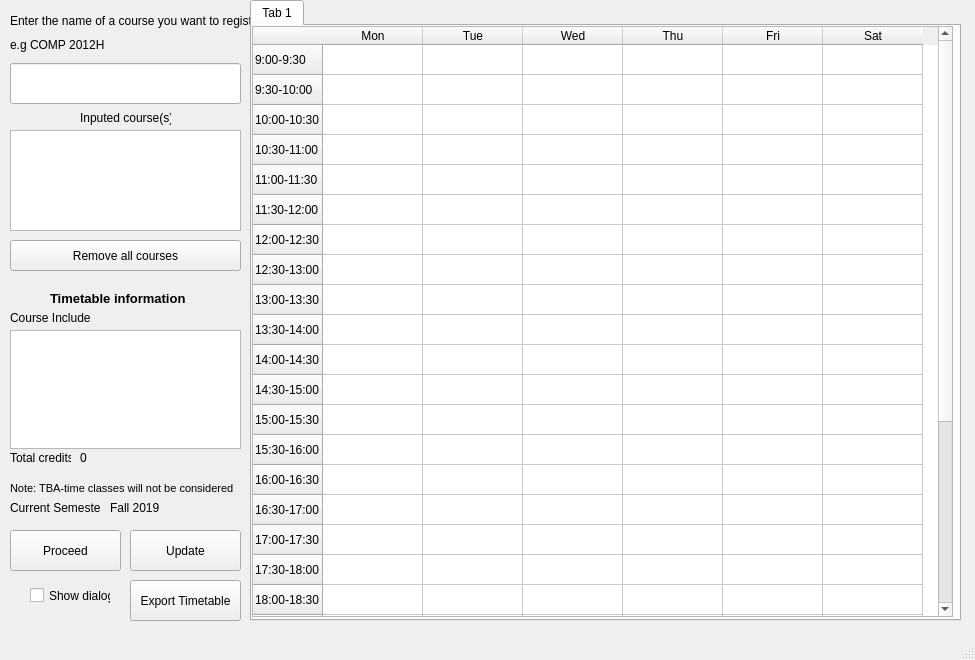
<?xml version="1.0" encoding="UTF-8"?>
<ui version="4.0">
 <class>MainWindow</class>
 <widget class="QMainWindow" name="MainWindow">
  <property name="geometry">
   <rect>
    <x>0</x>
    <y>0</y>
    <width>975</width>
    <height>660</height>
   </rect>
  </property>
  <property name="minimumSize">
   <size>
    <width>975</width>
    <height>660</height>
   </size>
  </property>
  <property name="maximumSize">
   <size>
    <width>2000</width>
    <height>1600</height>
   </size>
  </property>
  <property name="windowTitle">
   <string>MainWindow</string>
  </property>
  <widget class="QWidget" name="centralwidget">
   <widget class="QLabel" name="prompt">
    <property name="geometry">
     <rect>
      <x>10</x>
      <y>10</y>
      <width>331</width>
      <height>21</height>
     </rect>
    </property>
    <property name="text">
     <string>Enter the name of a course you want to register </string>
    </property>
   </widget>
   <widget class="QLabel" name="label_5">
    <property name="geometry">
     <rect>
      <x>10</x>
      <y>310</y>
      <width>81</width>
      <height>16</height>
     </rect>
    </property>
    <property name="text">
     <string>Course Included</string>
    </property>
   </widget>
   <widget class="QLineEdit" name="addCourse">
    <property name="geometry">
     <rect>
      <x>10</x>
      <y>63</y>
      <width>231</width>
      <height>41</height>
     </rect>
    </property>
   </widget>
   <widget class="QListWidget" name="listCourses">
    <property name="geometry">
     <rect>
      <x>10</x>
      <y>130</y>
      <width>231</width>
      <height>101</height>
     </rect>
    </property>
   </widget>
   <widget class="QPushButton" name="updateButton">
    <property name="geometry">
     <rect>
      <x>130</x>
      <y>530</y>
      <width>111</width>
      <height>41</height>
     </rect>
    </property>
    <property name="text">
     <string>Update</string>
    </property>
   </widget>
   <widget class="QListWidget" name="listCourses_2">
    <property name="geometry">
     <rect>
      <x>10</x>
      <y>330</y>
      <width>231</width>
      <height>119</height>
     </rect>
    </property>
   </widget>
   <widget class="QTabWidget" name="tabWidget">
    <property name="geometry">
     <rect>
      <x>250</x>
      <y>0</y>
      <width>711</width>
      <height>621</height>
     </rect>
    </property>
    <property name="currentIndex">
     <number>0</number>
    </property>
    <widget class="QWidget" name="tab_2">
     <attribute name="title">
      <string>Tab 1</string>
     </attribute>
     <widget class="QTableWidget" name="TableWidget">
      <property name="geometry">
       <rect>
        <x>0</x>
        <y>0</y>
        <width>701</width>
        <height>591</height>
       </rect>
      </property>
      <attribute name="verticalHeaderMinimumSectionSize">
       <number>19</number>
      </attribute>
      <attribute name="verticalHeaderDefaultSectionSize">
       <number>30</number>
      </attribute>
      <row>
       <property name="text">
        <string>9:00-9:30</string>
       </property>
      </row>
      <row>
       <property name="text">
        <string>9:30-10:00</string>
       </property>
      </row>
      <row>
       <property name="text">
        <string>10:00-10:30</string>
       </property>
      </row>
      <row>
       <property name="text">
        <string>10:30-11:00</string>
       </property>
      </row>
      <row>
       <property name="text">
        <string>11:00-11:30</string>
       </property>
      </row>
      <row>
       <property name="text">
        <string>11:30-12:00</string>
       </property>
      </row>
      <row>
       <property name="text">
        <string>12:00-12:30</string>
       </property>
      </row>
      <row>
       <property name="text">
        <string>12:30-13:00</string>
       </property>
      </row>
      <row>
       <property name="text">
        <string>13:00-13:30</string>
       </property>
      </row>
      <row>
       <property name="text">
        <string>13:30-14:00</string>
       </property>
      </row>
      <row>
       <property name="text">
        <string>14:00-14:30</string>
       </property>
      </row>
      <row>
       <property name="text">
        <string>14:30-15:00</string>
       </property>
      </row>
      <row>
       <property name="text">
        <string>15:00-15:30</string>
       </property>
      </row>
      <row>
       <property name="text">
        <string>15:30-16:00</string>
       </property>
      </row>
      <row>
       <property name="text">
        <string>16:00-16:30</string>
       </property>
      </row>
      <row>
       <property name="text">
        <string>16:30-17:00</string>
       </property>
      </row>
      <row>
       <property name="text">
        <string>17:00-17:30</string>
       </property>
      </row>
      <row>
       <property name="text">
        <string>17:30-18:00</string>
       </property>
      </row>
      <row>
       <property name="text">
        <string>18:00-18:30</string>
       </property>
      </row>
      <row>
       <property name="text">
        <string>18:30:19:00</string>
       </property>
      </row>
      <row>
       <property name="text">
        <string>19:00-19:30</string>
       </property>
      </row>
      <row>
       <property name="text">
        <string>19:30-20:00</string>
       </property>
      </row>
      <row>
       <property name="text">
        <string>20:00-20:30</string>
       </property>
      </row>
      <row>
       <property name="text">
        <string>20:30-21:00</string>
       </property>
      </row>
      <row>
       <property name="text">
        <string>21:00-21:30</string>
       </property>
      </row>
      <row>
       <property name="text">
        <string>21:30-22:00</string>
       </property>
      </row>
      <row>
       <property name="text">
        <string>22:00-22:30</string>
       </property>
      </row>
      <row>
       <property name="text">
        <string>22:30-23:00</string>
       </property>
      </row>
      <column>
       <property name="text">
        <string>Mon</string>
       </property>
      </column>
      <column>
       <property name="text">
        <string>Tue</string>
       </property>
      </column>
      <column>
       <property name="text">
        <string>Wed</string>
       </property>
      </column>
      <column>
       <property name="text">
        <string>Thu</string>
       </property>
      </column>
      <column>
       <property name="text">
        <string>Fri</string>
       </property>
      </column>
      <column>
       <property name="text">
        <string>Sat</string>
       </property>
      </column>
      <item row="0" column="0">
       <property name="text">
        <string/>
       </property>
       <property name="font">
        <font>
         <pointsize>8</pointsize>
        </font>
       </property>
      </item>
     </widget>
    </widget>
   </widget>
   <widget class="QPushButton" name="exportButton">
    <property name="geometry">
     <rect>
      <x>130</x>
      <y>580</y>
      <width>111</width>
      <height>41</height>
     </rect>
    </property>
    <property name="text">
     <string>Export Timetable</string>
    </property>
   </widget>
   <widget class="QLabel" name="totalCredit">
    <property name="geometry">
     <rect>
      <x>80</x>
      <y>450</y>
      <width>81</width>
      <height>16</height>
     </rect>
    </property>
    <property name="text">
     <string>0</string>
    </property>
   </widget>
   <widget class="QPushButton" name="removeAllButton">
    <property name="geometry">
     <rect>
      <x>10</x>
      <y>240</y>
      <width>231</width>
      <height>31</height>
     </rect>
    </property>
    <property name="text">
     <string>Remove all courses</string>
    </property>
   </widget>
   <widget class="QLabel" name="label_6">
    <property name="geometry">
     <rect>
      <x>10</x>
      <y>450</y>
      <width>61</width>
      <height>16</height>
     </rect>
    </property>
    <property name="text">
     <string>Total credits: </string>
    </property>
   </widget>
   <widget class="QPushButton" name="proceedButton">
    <property name="geometry">
     <rect>
      <x>10</x>
      <y>530</y>
      <width>111</width>
      <height>41</height>
     </rect>
    </property>
    <property name="text">
     <string>Proceed</string>
    </property>
   </widget>
   <widget class="QLabel" name="label_2">
    <property name="geometry">
     <rect>
      <x>80</x>
      <y>110</y>
      <width>91</width>
      <height>16</height>
     </rect>
    </property>
    <property name="text">
     <string>Inputed course(s)</string>
    </property>
   </widget>
   <widget class="QLabel" name="label_4">
    <property name="geometry">
     <rect>
      <x>50</x>
      <y>290</y>
      <width>151</width>
      <height>16</height>
     </rect>
    </property>
    <property name="font">
     <font>
      <pointsize>10</pointsize>
      <weight>75</weight>
      <bold>true</bold>
     </font>
    </property>
    <property name="text">
     <string>Timetable information</string>
    </property>
   </widget>
   <widget class="QCheckBox" name="checkBox">
    <property name="geometry">
     <rect>
      <x>30</x>
      <y>580</y>
      <width>81</width>
      <height>31</height>
     </rect>
    </property>
    <property name="text">
     <string>Show dialog</string>
    </property>
   </widget>
   <widget class="QLabel" name="label_3">
    <property name="geometry">
     <rect>
      <x>10</x>
      <y>37</y>
      <width>111</width>
      <height>16</height>
     </rect>
    </property>
    <property name="text">
     <string>e.g COMP 2012H</string>
    </property>
   </widget>
   <widget class="QLabel" name="label_1">
    <property name="geometry">
     <rect>
      <x>10</x>
      <y>500</y>
      <width>91</width>
      <height>16</height>
     </rect>
    </property>
    <property name="text">
     <string>Current Semester: </string>
    </property>
   </widget>
   <widget class="QLabel" name="currentTerm">
    <property name="geometry">
     <rect>
      <x>110</x>
      <y>500</y>
      <width>91</width>
      <height>16</height>
     </rect>
    </property>
    <property name="text">
     <string>Fall 2019</string>
    </property>
   </widget>
   <widget class="QLabel" name="label_7">
    <property name="geometry">
     <rect>
      <x>10</x>
      <y>480</y>
      <width>231</width>
      <height>16</height>
     </rect>
    </property>
    <property name="font">
     <font>
      <pointsize>8</pointsize>
      <weight>50</weight>
      <bold>false</bold>
     </font>
    </property>
    <property name="text">
     <string>Note: TBA-time classes will not be considered</string>
    </property>
   </widget>
  </widget>
  <widget class="QMenuBar" name="menubar">
   <property name="geometry">
    <rect>
     <x>0</x>
     <y>0</y>
     <width>975</width>
     <height>20</height>
    </rect>
   </property>
  </widget>
  <widget class="QStatusBar" name="statusbar"/>
 </widget>
 <resources/>
 <connections/>
</ui>
